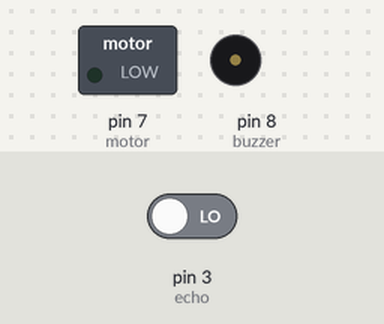
Recording of a sketch running on a simulated Arduino Uno, built with avr-gcc and run on an emulated ATmega328P. On the bench: switched loads named in the sketch (green lamp = pin HIGH), buzzer (waves = sounding, pin HIGH). The inputs (shaded band) are chosen by the test bench; at power-on: pin 3 (echo) LOW. Pins used as bus, display or sensor lines are not drawn.

Above: at 0.1 s.
At 1.1 s:
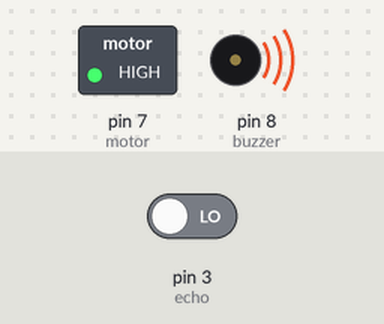
Timing chart, 0 to 2.6 s (numbered marks = the images above):
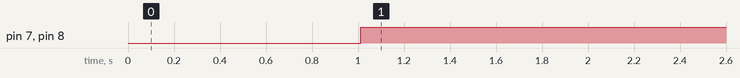

Measured:
- by itself, pin 7 (motor), pin 8 (buzzer): LOW → HIGH at 1.0 s

The sketch:

grand_turing1.ino
```cpp
#define trig 2
#define echo 3
#define motor 7
#define buzzer 8

void setup()
{
  Serial.begin(9600);
  pinMode(trig,OUTPUT);
  pinMode(echo,INPUT);
  pinMode(motor,OUTPUT);
  pinMode(buzzer,OUTPUT);
}

void loop()
{
  long duration,distance;

  digitalWrite(trig,LOW);
  delay(2);
  digitalWrite(trig,HIGH);
  delay(10);
  digitalWrite(trig,LOW);

  duration=pulseIn(echo,HIGH);
  distance=(duration/5)/29.1;
  if(distance<70)
  {
    digitalWrite(buzzer,HIGH);
    digitalWrite(motor,HIGH);
  }
  else
  {
    digitalWrite(buzzer,LOW);
    digitalWrite(motor,LOW);
  }
 delay(2);
}


    
```
